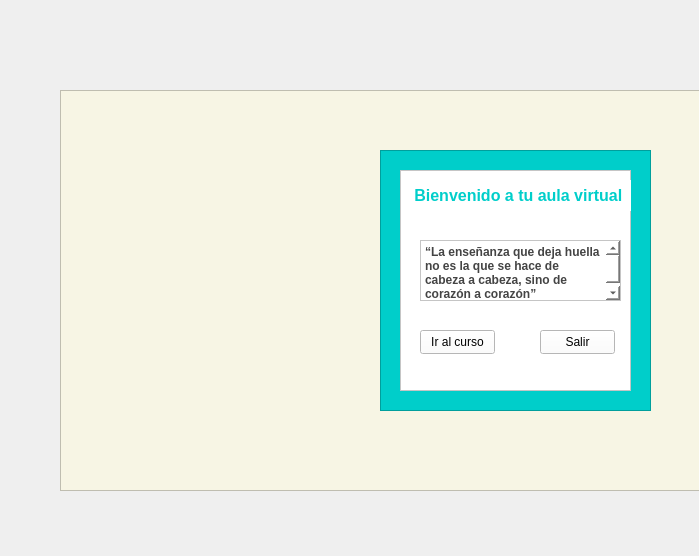
<?xml version="1.0" encoding="UTF-8"?>
<ui version="4.0">
 <class>Form</class>
 <widget class="QWidget" name="Form">
  <property name="geometry">
   <rect>
    <x>0</x>
    <y>0</y>
    <width>699</width>
    <height>556</height>
   </rect>
  </property>
  <property name="windowTitle">
   <string>Form</string>
  </property>
  <property name="styleSheet">
   <string notr="true"/>
  </property>
  <widget class="QFrame" name="frame">
   <property name="geometry">
    <rect>
     <x>60</x>
     <y>90</y>
     <width>651</width>
     <height>401</height>
    </rect>
   </property>
   <property name="styleSheet">
    <string notr="true">background-color: rgb(247, 245, 228);</string>
   </property>
   <property name="frameShape">
    <enum>QFrame::StyledPanel</enum>
   </property>
   <property name="frameShadow">
    <enum>QFrame::Raised</enum>
   </property>
   <widget class="QLabel" name="label_2">
    <property name="geometry">
     <rect>
      <x>20</x>
      <y>80</y>
      <width>261</width>
      <height>201</height>
     </rect>
    </property>
    <property name="styleSheet">
     <string notr="true">border-image: url(:/uno/LOGO-DE-GOTITAS-DEL-SABER-01 (1).png);</string>
    </property>
    <property name="text">
     <string/>
    </property>
   </widget>
   <widget class="QFrame" name="frame_2">
    <property name="geometry">
     <rect>
      <x>320</x>
      <y>60</y>
      <width>271</width>
      <height>261</height>
     </rect>
    </property>
    <property name="styleSheet">
     <string notr="true">background-color: rgb(0, 206, 202);</string>
    </property>
    <property name="frameShape">
     <enum>QFrame::StyledPanel</enum>
    </property>
    <property name="frameShadow">
     <enum>QFrame::Raised</enum>
    </property>
    <widget class="QFrame" name="frame_3">
     <property name="geometry">
      <rect>
       <x>20</x>
       <y>20</y>
       <width>231</width>
       <height>221</height>
      </rect>
     </property>
     <property name="styleSheet">
      <string notr="true">background-color: rgb(255, 255, 255);</string>
     </property>
     <property name="frameShape">
      <enum>QFrame::StyledPanel</enum>
     </property>
     <property name="frameShadow">
      <enum>QFrame::Raised</enum>
     </property>
     <widget class="QLabel" name="etiquetaAlumno">
      <property name="geometry">
       <rect>
        <x>10</x>
        <y>10</y>
        <width>221</width>
        <height>31</height>
       </rect>
      </property>
      <property name="text">
       <string>&lt;html&gt;&lt;head/&gt;&lt;body&gt;&lt;p align=&quot;center&quot;&gt;&lt;span style=&quot; font-size:12pt; font-weight:700; color:#00ceca;&quot;&gt;Bienvenido a tu aula virtual &lt;/span&gt;&lt;/p&gt;&lt;/body&gt;&lt;/html&gt;</string>
      </property>
     </widget>
     <widget class="QTextBrowser" name="textBrowser">
      <property name="geometry">
       <rect>
        <x>20</x>
        <y>70</y>
        <width>201</width>
        <height>61</height>
       </rect>
      </property>
      <property name="cursor" stdset="0">
       <cursorShape>OpenHandCursor</cursorShape>
      </property>
      <property name="html">
       <string>&lt;!DOCTYPE HTML PUBLIC &quot;-//W3C//DTD HTML 4.0//EN&quot; &quot;http://www.w3.org/TR/REC-html40/strict.dtd&quot;&gt;
&lt;html&gt;&lt;head&gt;&lt;meta name=&quot;qrichtext&quot; content=&quot;1&quot; /&gt;&lt;meta charset=&quot;utf-8&quot; /&gt;&lt;style type=&quot;text/css&quot;&gt;
p, li { white-space: pre-wrap; }
hr { height: 1px; border-width: 0; }
li.unchecked::marker { content: &quot;\2610&quot;; }
li.checked::marker { content: &quot;\2612&quot;; }
&lt;/style&gt;&lt;/head&gt;&lt;body style=&quot; font-family:'Segoe UI'; font-size:9pt; font-weight:400; font-style:normal;&quot;&gt;
&lt;p style=&quot; margin-top:0px; margin-bottom:0px; margin-left:0px; margin-right:0px; -qt-block-indent:0; text-indent:0px;&quot;&gt;&lt;span style=&quot; font-family:'Roboto'; font-weight:700; color:#444444; background-color:#ffffff;&quot;&gt;“La enseñanza que deja huella no es la que se hace de cabeza a cabeza, sino de corazón a corazón”&lt;/span&gt;&lt;/p&gt;&lt;/body&gt;&lt;/html&gt;</string>
      </property>
     </widget>
     <widget class="QPushButton" name="pushButton">
      <property name="geometry">
       <rect>
        <x>20</x>
        <y>160</y>
        <width>75</width>
        <height>24</height>
       </rect>
      </property>
      <property name="text">
       <string>Ir al curso</string>
      </property>
     </widget>
     <widget class="QPushButton" name="pushButton_2">
      <property name="geometry">
       <rect>
        <x>140</x>
        <y>160</y>
        <width>75</width>
        <height>24</height>
       </rect>
      </property>
      <property name="text">
       <string>Salir</string>
      </property>
     </widget>
    </widget>
   </widget>
  </widget>
 </widget>
 <resources>
  <include location="imagenes/andres.qrc"/>
 </resources>
 <connections/>
</ui>
